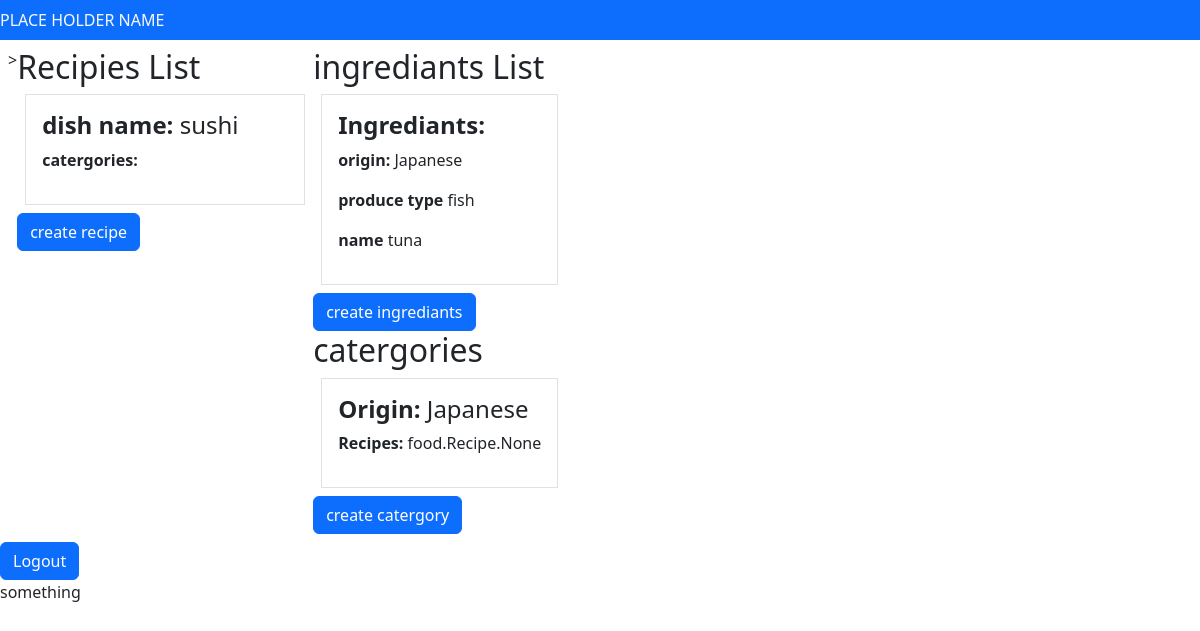
Screenshot of /homepage/ (signed in) with the database file from the repository.
### food/models.py (models this page shows)
class Recipe(models.Model):
   dish_name=models.CharField(max_length=50)
   calories=models.CharField(max_length= 50)

class Ingredients(models.Model):
    recipes=models.ManyToManyField(Recipe, related_name="Recipes")
    categories=models.ManyToManyField(Catergory, related_name="catergory")
    origin=models.CharField(max_length=50)
    produce_type=models.CharField(max_length=50)
    name= models.CharField(max_length=500,default=00)

class Catergory(models.Model):
   origin=models.CharField(max_length=50)
   recipes= models.ManyToManyField(Recipe, related_name="category")

### food/views.py (the view)
# urls.py: path("homepage/", user_homepage, name="home_page"),
def user_homepage(request):
    recipes= Recipe.objects.all()
    catergories = Catergory.objects.all()
    ingredients= Ingredients.objects.all()
    context = {"catergories":catergories,
               "recipes":recipes,
               "ingredients":ingredients,
    }
    print (context)
    return render(request, "homepage.html", context)

### food/templates/homepage.html (shortened to what this page needs)
{% extends "base.html" %}
{% load static %}
{% block content %}
<div class="d-flex p-2 bd-highlight">>
    <div class=" w-25">
        <h2>Recipies List</h2>
        <div class= "m-2" >
            {% for recipe in recipes %}
            <div class="border p-3" >
                <h4> <span class=" fw-bold">dish name: </span>  {{ recipe.dish_name}} </h4>
                <p> <span class=" fw-bold">catergories: </span> {{ingredients.categories}}  </p>
            </div>
            {% endfor %}
        </div>
        <a class="btn-primary btn" href="{% url 'create_recipe' %}">create recipe</a>
    </div>
    <divclass=" w-25">
      <h2>ingrediants List</h2>
      <div class= "m-2" >
        {% for ingredients in ingredients %}
          <div class="border p-3" >
              <h4> <span class=" fw-bold">Ingrediants: </span>  </h4>
              <p> <span class=" fw-bold">origin: </span> {{ingredients.origin}}  </p>
              <p> <span class="fw-bold">produce type </span> {{ingredients.produce_type}}</p>
              <p> <span class="fw-bold">name </span>  {{ingredients.name}}</p>
          </div>
          {% endfor %}
      </div>
      <a class="btn-primary btn" href="{% url 'create_ingrediants' %}">create ingrediants</a>
    <divclass=" w-25">
      <h2>catergories</h2>
      <div class= "m-2" >
         {% for catergories in catergories %}
          <div class="border p-3" >
              <h4> <span class=" fw-bold">Origin: </span>  {{ catergories.origin}}</h4>
              <p> <span class=" fw-bold">Recipes: </span> {{catergories.recipes}}  </p>
          </div>
          {% endfor %}
      </div>
      <a class="btn-primary btn" href="{% url 'create_catergory' %}">create catergory</a>
  </div>
<a class="btn-primary btn" href="{% url 'logout_page' %}">Logout</a>
{% endblock content %}

### rows the page displays
Recipe: dish_name "sushi"
Ingredients: origin "Japanese", produce_type "fish", name "tuna"
Catergory: origin "Japanese", recipes "food.Recipe.None"
